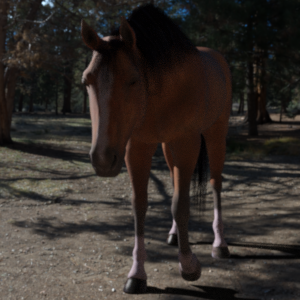
#> input picture imgs_horse_human/horse09-4.png, 300 x 300 px; its folder holds 4 pictures in this run
$ python 'project01_preprocessing(horse,human).py'
#> lines starting #> are read from the running program, lines starting #| are printed output that depends on the picture
#전처리를 해야하는 작업
from PIL import Image
import glob
import numpy as np
from sklearn.model_selection import train_test_split

img_dir = './imgs_horse_human/' #이미지 통로 경로
categories = ['horse', 'human']
image_w = 64
image_h = 64

pixel = 64 * 64 * 3 #이미지 하나당 픽셀
X = []
Y = []
for idx, category in enumerate(categories):
    for i, img_path in enumerate(glob.glob(img_dir + category + '*.png')):
        try:
            img = Image.open(img_path).convert('RGB')  # <<== 알파 채널 제거!
            img = img.resize((image_w, image_h))
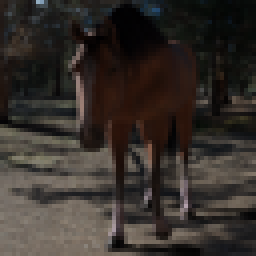
#> img: PIL image 64x64 RGB (shown 4 times larger); mean R, G, B 53.2, 47.1, 42.5
            img = np.array(img) #사진을 행렬로 바꿔라
            X.append(img)
            Y.append(idx)
            if i % 300 == 0: #작업이 잘 된고 있는지 확인하기 위해 300번째마다 표시해라!
                print(category, ':', img_path)
        except:
            print('error :', category, img_path) #실행을 하다가 에러가 나면 이걸 표시해라!=>에러가 나면 다음으로 넘어갈수 있게.
X = np.array(X)#행렬을 리스트타입으로 다시 바꿔라
Y = np.array(Y)
X = X /255
print(X[0])
print(Y[0])
print(X.shape)
#| (4, 64, 64, 3)
print(Y.shape)
#| (4,)
X_train, X_test, Y_train, Y_test = train_test_split(X, Y, test_size=0.2)
np.save('binary_data/horse_human_x_train.npy', X_train)
np.save('binary_data/horse_human_y_train.npy', Y_train)
np.save('binary_data/horse_human_x_test.npy', X_test)
np.save('binary_data/horse_human_y_test.npy', Y_test)
